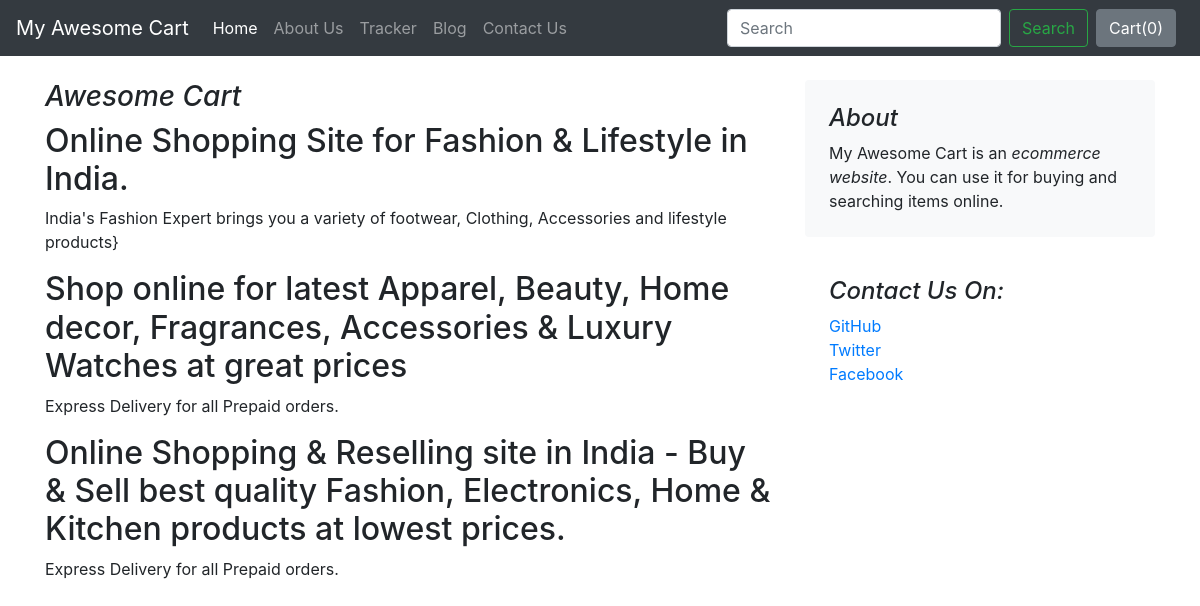
Page /blog/blogpost/1/ on the committed database.
### blog/models.py (models this page shows)
class Blogpost(models.Model):
    post_id=models.AutoField(primary_key=True)
    title=models.CharField(max_length=50)
    head0=models.CharField(max_length=500,default="")
    chead0 = models.CharField(max_length=5000, default="")
    head1=models.CharField(max_length=500,default="")
    chead1 = models.CharField(max_length=5000, default="")
    head2=models.CharField(max_length=500,default="")
    chead2 = models.CharField(max_length=5000, default="")
    pub_date=models.DateField()
    thumbnail=models.ImageField(upload_to="shop/images",default="")
    def __str__(self):
        return self.title

### blog/views.py (the view)
# urls.py: path('blogpost/<int:id>/', views.blogpost, name='BlogPost')
def blogpost(request,id):
    try:
        post = Blogpost.objects.get(post_id=id)
        print(post)
        return render(request, 'blog/blogpost.html', {'post': post})
    except Blogpost.DoesNotExist:
        raise Http404("Blog post does not exist")

### blog/templates/blog/blogpost.html
{%extends 'blog/basic.html'%}
{%block body%}
<div class="container">
    <div class="row mt-4">
        <div class="col-md-8 blog-main">
            <h3 class="font-italic">
                {{post.title}}
            </h3>
            <div class="blog-post">
                <h2 class="blog-post-title">{{post.head0}}</h2>
                <p>{{post.chead0}}}</p>
                <h2>{{post.head1}}</h2>
                <p> {{post.chead1}}</p>
                <h2>{{post.head2}}</h2>
                <p>{{post.chead2}}</p>
            </div>
        </div>
        <aside class="col-md-4 blog-sidebar">
            <div class="p-4 mb-3 bg-light rounded">
                <h4 class="font-italic">About</h4>
                <p class="mb-0">My Awesome Cart is an <em>ecommerce website</em>. You can use it for buying and searching items online. </p>
            </div>
            <div class="p-4">
                <h4 class="font-italic">Contact Us On: </h4>
                <ol class="list-unstyled">
                    <li><a href="#">GitHub</a></li>
                    <li><a href="#">Twitter</a></li>
                    <li><a href="#">Facebook</a></li>
                </ol>
            </div>
        </aside>
    </div>
</div>
{%endblock%}

### rows in the picture
Blogpost: title "Awesome Cart", head0 "Online Shopping Site for Fashion & Lifestyle in India.", chead0 "India's Fashion Expert brings you a variety of footwear, Clothing, Accessories and lifestyle products", head1 "Shop online for latest Apparel, Beauty, Home decor, Fragrances, Accessories & Luxury Watches at great prices", chead1 "Express Delivery for all Prepaid orders.", head2 "Online Shopping & Reselling site in India - Buy & Sell best quality Fashion, Electronics, Home & Kitchen products at lowest prices.", chead2 "Express Delivery for all Prepaid orders."
